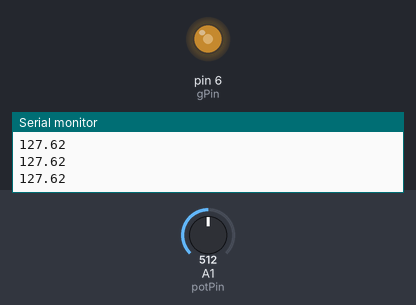
Simulated run of this sketch. Board: Arduino Uno, built with avr-gcc and run on an emulated ATmega328P. Parts: output pins drawn as LEDs (lit = HIGH), the last lines printed to the serial monitor. The inputs (shaded band) are chosen by the test bench; at power-on: A1 (potPin) = 512.

Above: at 1.2 s.
1.3 s: A1 (potPin) set to 716
At 2.5 s:
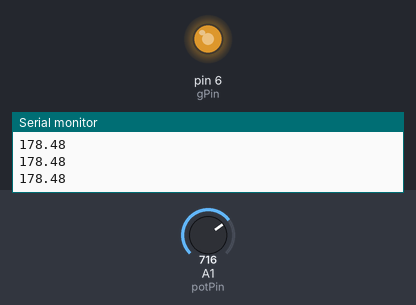
2.8 s: A1 (potPin) set to 900
At 3.7 s:
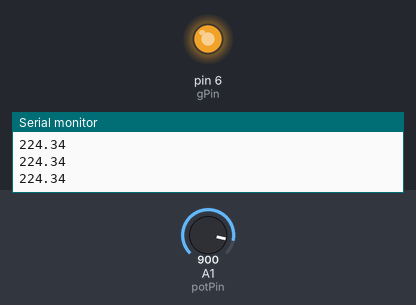
4.3 s: A1 (potPin) set to 122
At 4.7 s:
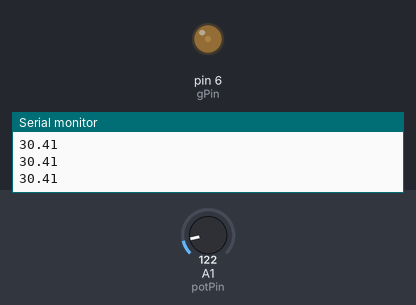
5.8 s: A1 (potPin) set to 0
At 6.9 s:
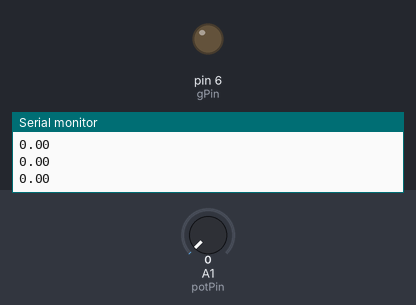
7.3 s: A1 (potPin) set to 511
At 8.2 s:
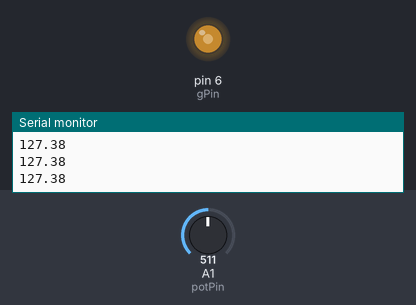
Timing chart, 0 to 9.8 s (numbered marks = the images above; inputs shaded):
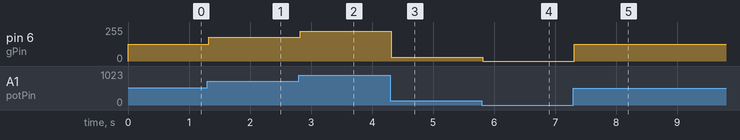

The sketch:

03_Potentiometer.ino
```cpp
/*
  LED Dimmer
  Testing a Potentiometer using a LED by passing appropriate voltage to dim and bright it.

  Turns each LED of 3 for one second, then off for one second, repeatedly.

   The circuit:
  - Left pin of Potentiometer connected to 5v of Microcontroller.
  - Right pin of Potentiometer connected to GND of Microcontroller.
  - Middle pin of Potentiometer connected to A1 Pin of Microcontroller.
  - RED LED attached from digital pin 6 to ground.

  by Ganesh Butcha
*/
int potPin = A1;
int gPin=6;
int potVal;
float LEDVal;

void setup() {
  // put your setup code here, to run once:
  Serial.begin(9600);
  while (! Serial); // Wait untilSerial is ready
  pinMode(potPin, INPUT);
  pinMode(gPin, OUTPUT);
}

void loop() {
  // put your main code here, to run repeatedly:
  potVal = analogRead(potPin);
  LEDVal=(255./1023.)*potVal;
  Serial.println(LEDVal);
  analogWrite(gPin, LEDVal);
  Serial.println(LEDVal);
}
```

Measured:
- after the input at 1.3 s, pin 6 (gPin): 127/255 → 178/255 at once
- after the input at 2.8 s, pin 6 (gPin): 178/255 → 224/255 at once
- after the input at 4.3 s, pin 6 (gPin): 224/255 → 30/255 at once
- after the input at 5.8 s, pin 6 (gPin): 30/255 → 0/255 at once
- after the input at 7.3 s, pin 6 (gPin): 0/255 → 127/255 at once
